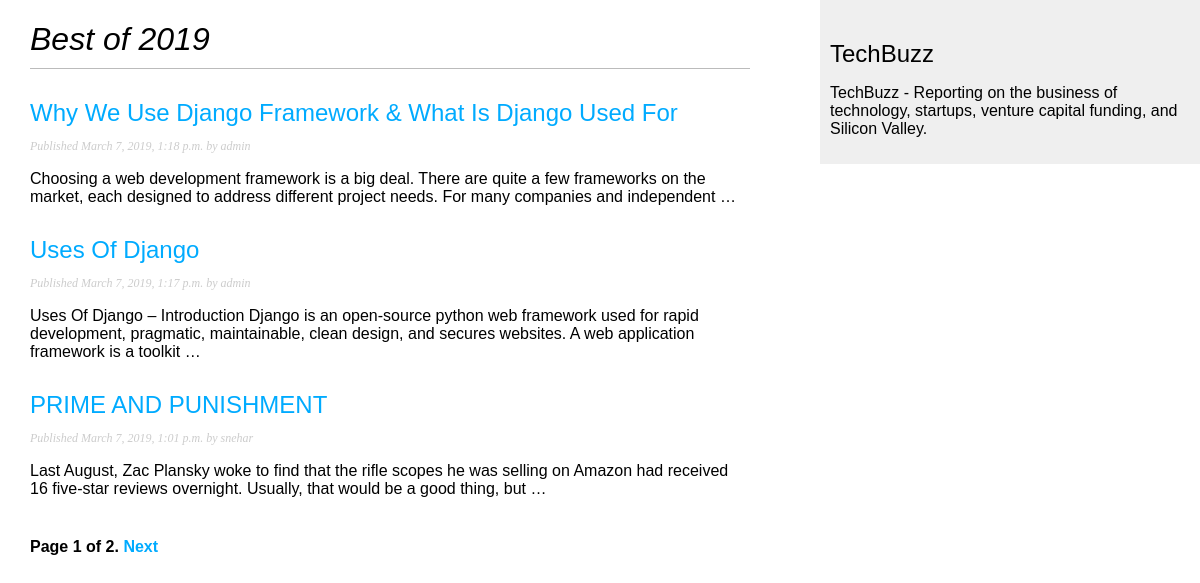
The page / on the database its author committed.
### blog/models.py (models this page shows, shortened)
class Post(models.Model):
    STATUS_CHOICES = (
        ('draft', 'Draft'),
        ('published', 'Published'),
    )
    title = models.CharField(max_length=250)
    slug = models.SlugField(max_length=250,
                            unique_for_date='publish')
    author = models.ForeignKey(User,
                               on_delete=models.CASCADE,
                               related_name='blog_posts')
    body = models.TextField()
    publish = models.DateTimeField(default=timezone.now)
    created = models.DateTimeField(auto_now_add=True)
    updated = models.DateTimeField(auto_now=True)
    status = models.CharField(max_length=10,
                              choices=STATUS_CHOICES,
                              default='draft')
    objects = models.Manager() # The default manager.
    published = PublishedManager() # Our custom manager.
    class Meta:
        ordering = ('-publish',)
    def get_absolute_url(self):
        return reverse('blog:post_detail',
                       args=[self.publish.year,
                             self.publish.month,
                             self.publish.day,
                             self.slug])

### blog/views.py (the view)
# urls.py: path('', views.PostListView.as_view(), name='post_list'),
class PostListView(ListView):
    queryset = Post.published.all()
    context_object_name = "posts"
    paginate_by = 3
    template_name = 'blog/post/list.html'

### blog/templates/blog/post/list.html (shortened to what this page needs)
{% extends "blog/base.html" %}
{% block content %}
  <h1><em>Best of 2019</em></h1>
  {% for post in posts %}
    <h2>
      <a href="{{ post.get_absolute_url }}">
        {{ post.title }}
      </a>
    </h2>
    <p class="date">
      Published {{ post.publish }} by {{ post.author }}
    </p>
    {{ post.body|truncatewords:30|linebreaks }}
  {% endfor %}
  {% include "pagination.html" with page=page_obj %}
{% endblock %}

### blog/templates/blog/base.html (shortened to what this page needs)
{% load static %}
<!DOCTYPE html>
<html>
<head>
  <link href="{% static "css/blog.css" %}" rel="stylesheet">
</head>
<body>
  <div id="content">
    {% block content %}
    {% endblock %}
  </div>
  <div id="sidebar">
    <h2>TechBuzz</h2>
      <p>TechBuzz - Reporting on the business of technology, startups, venture capital funding, and Silicon Valley.</p>
  </div>
</body>
</html>

### blog/templates/pagination.html (shortened to what this page needs)
<div class="pagination">
  <span class="step-links">
    <span class="current">
      Page {{ page.number }} of {{ page.paginator.num_pages }}.
    </span>
      {% if page.has_next %}
        <a href="?page={{ page.next_page_number }}">Next</a>
      {% endif %}
  </span>
</div>

### blog/static/css/blog.css (style rules this page uses)
body { margin:0; padding:0; font-family:helvetica, sans-serif; }
a { color:#00abff; text-decoration:none; }
h1 { font-weight:normal; border-bottom:1px solid #bbb; padding:0 0 10px 0; }
h2 { font-weight:normal; margin:30px 0 0; }
#content { float:left; width:60%; padding:0 0 0 30px; }
#sidebar { float:right; width:30%; padding:10px; background:#efefef; height:100%; }
p.date { color:#ccc; font-family: georgia, serif; font-size: 12px; font-style: italic; }
.pagination { margin:40px 0; font-weight:bold; }

### rows shown on the page
Post: title "Why We Use Django Framework & What Is Django Used For", publish "March 7, 2019, 1:18 p.m.", author "admin", body "Choosing a web development framework is a big deal. There are quite a few frameworks on the market, each designed to address different project needs. For many companies and independent …"
Post: title "Uses Of Django", publish "March 7, 2019, 1:17 p.m.", author "admin", body "Uses Of Django – Introduction Django is an open-source python web framework used for rapid development, pragmatic, maintainable, clean design, and secures websites. A web application framework is a toolkit …"
Post: title "PRIME AND PUNISHMENT", publish "March 7, 2019, 1:01 p.m.", author "snehar", body "Last August, Zac Plansky woke to find that the rifle scopes he was selling on Amazon had received 16 five-star reviews overnight. Usually, that would be a good thing, but …"

### other values the page prints
{{ page.number }} "1"
{{ page.paginator.num_pages }} "2"
